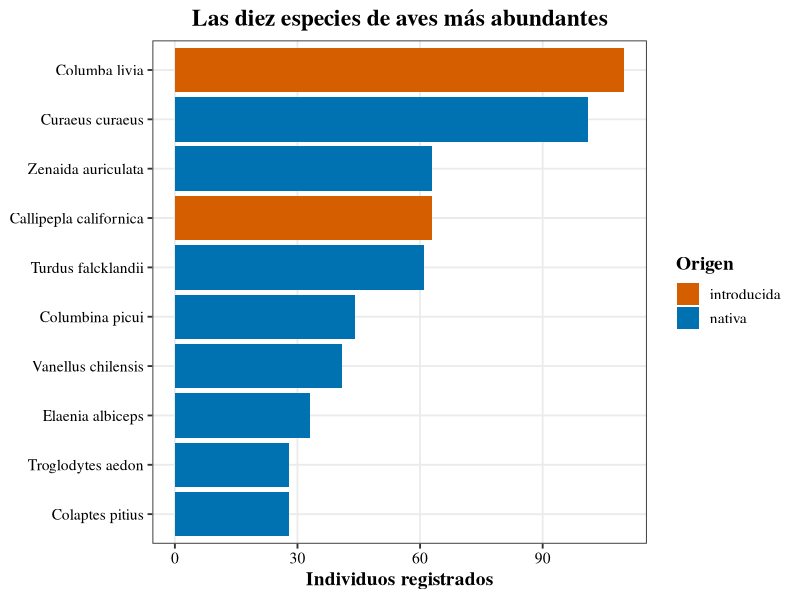
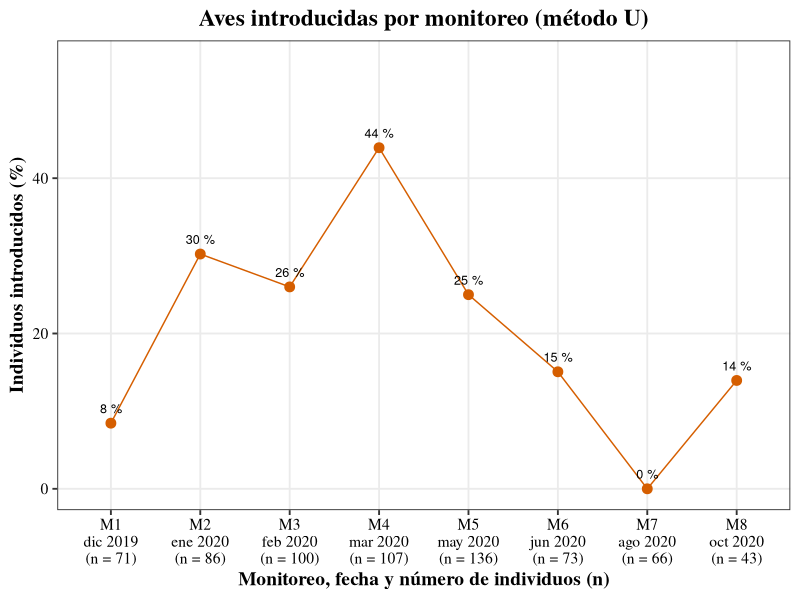
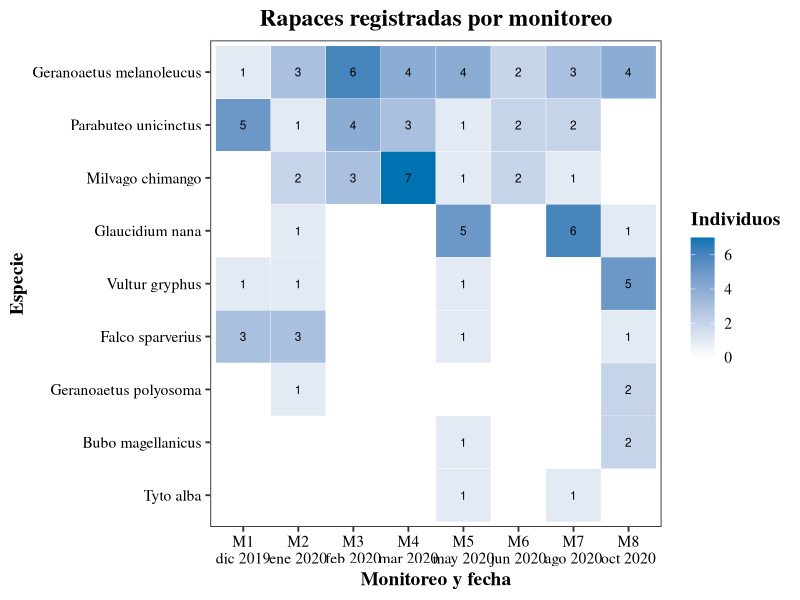
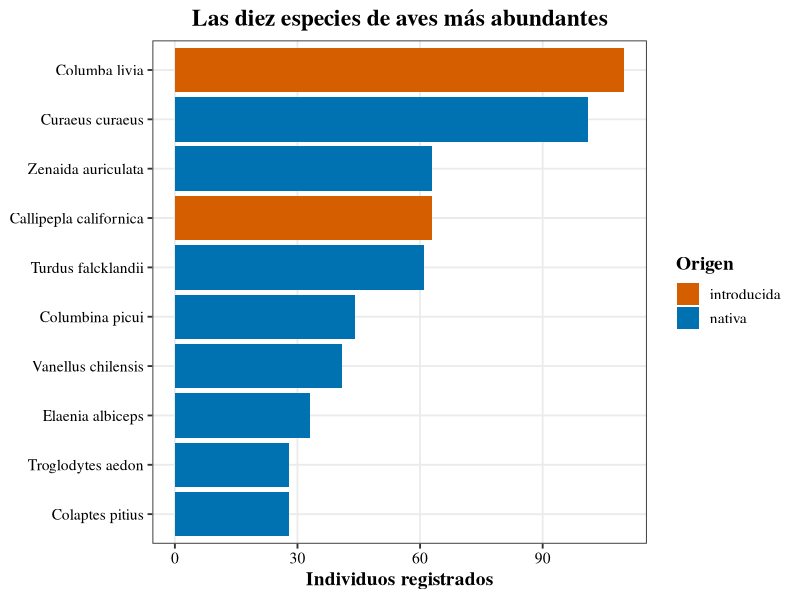
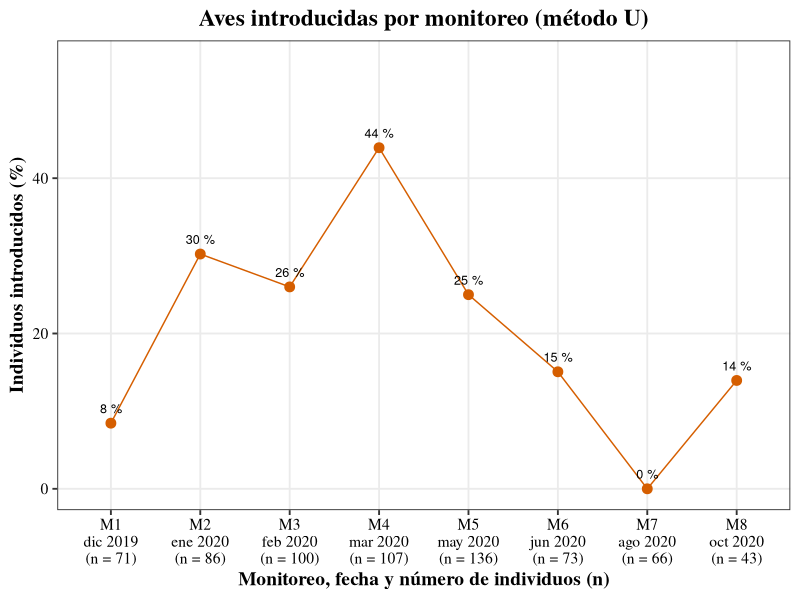
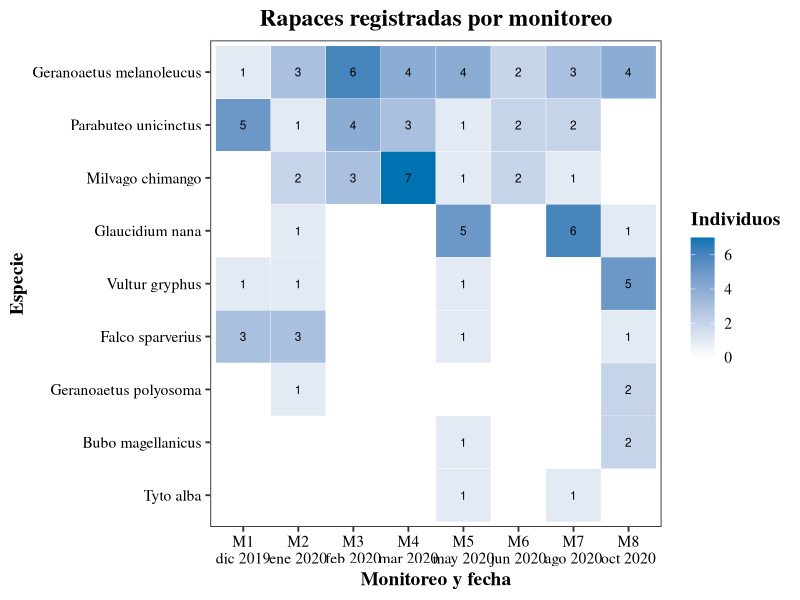

R code for these plots, in order:
# Cargar librerias ----------------------------------------------------------
paquetes <- c("tidyverse", "here")
faltan <- paquetes[!vapply(paquetes, requireNamespace, logical(1), quietly = TRUE)]
if (length(faltan) > 0) stop("Faltan paquetes: ", paste(faltan, collapse = ", "),
                             ". Instalalos con install.packages().")

library(tidyverse)
library(here)

# Paleta Okabe-Ito (apta para daltonismo) -------------------------------------
oi <- c(
  naranjo   = "#E69F00",
  celeste   = "#56B4E9",
  verde     = "#009E73",
  amarillo  = "#F0E442",
  azul      = "#0072B2",
  bermellon = "#D55E00",
  rosado    = "#CC79A7",
  negro     = "#000000"
)

# Tema comun para todas las figuras ------------------------------------------
tema_proyecto <- function(base_size = 14) {
  theme_bw(base_size = base_size, base_family = "serif") +
    theme(
      plot.title = element_text(face = "bold", size = base_size + 3, hjust = 0.5),
      axis.title = element_text(face = "bold"),
      axis.text = element_text(color = "black"),
      legend.title = element_text(face = "bold"),
      panel.grid.minor = element_blank()
    )
}

# Cargar datos procesados ----------------------------------------------------
aves <- read_csv(here("datos", "processed", "aves_paine_ocurrencias_limpio.csv"))

dir.create(here("figuras"), showWarnings = FALSE)
dir.create(here("resultados"), showWarnings = FALSE)

# Fecha de cada monitoreo (segun eventDate) ----------------------------------
meses <- c("ene", "feb", "mar", "abr", "may", "jun",
           "jul", "ago", "sep", "oct", "nov", "dic")

fechas <- aves %>%
  mutate(fecha = as.Date(eventDate)) %>%
  group_by(monitoreo) %>%
  summarise(fecha = min(fecha), .groups = "drop") %>%
  mutate(mes_anio = paste(meses[month(fecha)], year(fecha)))

stopifnot(nrow(fechas) == 8)

ordenes_rapaces <- c("Accipitriformes", "Falconiformes", "Strigiformes")

# Hallazgo 1: quien domina la plantacion -------------------------------------
top_especies <- aves %>%
  group_by(species, origen) %>%
  summarise(individuos = sum(individualCount), .groups = "drop") %>%
  slice_max(individuos, n = 10)

fig_dominancia <- ggplot(top_especies,
                         aes(x = individuos,
                             y = fct_reorder(species, individuos),
                             fill = origen)) +
  geom_col() +
  scale_fill_manual(values = c(nativa = oi[["azul"]],
                               introducida = oi[["bermellon"]])) +
  labs(
    title = "Las diez especies de aves más abundantes",
    x = "Individuos registrados", y = NULL, fill = "Origen"
  ) +
  tema_proyecto()

print(fig_dominancia)
ggsave(here("figuras", "01_dominancia.png"),
       fig_dominancia, width = 9, height = 5, dpi = 300)

# Hallazgo 1b: porcentaje de individuos introducidos por monitoreo (método U) --
intro_u <- aves %>%
  filter(metodo == "U") %>%
  group_by(monitoreo) %>%
  summarise(
    individuos = sum(individualCount),
    pct_introducidas = 100 * sum(individualCount[origen == "introducida"]) /
      sum(individualCount),
    .groups = "drop"
  ) %>%
  left_join(fechas, by = "monitoreo") %>%
  arrange(fecha) %>%
  mutate(etiqueta = fct_inorder(
    paste0(monitoreo, "\n", mes_anio, "\n(n = ", individuos, ")")
  ))

fig_introducidas <- ggplot(intro_u, aes(x = etiqueta, y = pct_introducidas, group = 1)) +
  geom_line(colour = oi[["bermellon"]]) +
  geom_point(colour = oi[["bermellon"]], size = 3) +
  geom_text(aes(label = paste0(round(pct_introducidas, 0), " %")),
            vjust = -1, size = 3.2) +
  scale_y_continuous(limits = c(0, 55)) +
  labs(
    title = "Aves introducidas por monitoreo (método U)",
    x = "Monitoreo, fecha y número de individuos (n)",
    y = "Individuos introducidos (%)"
  ) +
  tema_proyecto()

print(fig_introducidas)
ggsave(here("figuras", "02_introducidas_por_monitoreo.png"),
       fig_introducidas, width = 9, height = 5, dpi = 300)

write_csv(intro_u, here("resultados", "introducidas_por_monitoreo_metodo_u.csv"))

# Hallazgo 2: que rapaces aparecen y cuando ----------------------------------
rapaces <- aves %>%
  filter(order %in% ordenes_rapaces) %>%
  group_by(species, monitoreo) %>%
  summarise(individuos = sum(individualCount), .groups = "drop") %>%
  complete(species, monitoreo = fechas$monitoreo,
           fill = list(individuos = 0)) %>%
  left_join(fechas, by = "monitoreo") %>%
  mutate(
    species = fct_reorder(species, individuos, .fun = sum),
    etiqueta = fct_reorder(paste0(monitoreo, "\n", mes_anio), fecha)
  )

fig_rapaces <- ggplot(rapaces, aes(x = etiqueta, y = species, fill = individuos)) +
  geom_tile(colour = "white") +
  geom_text(aes(label = if_else(individuos > 0, as.character(individuos), ""),
                colour = individuos > 15),
            size = 3) +
  scale_colour_manual(values = c("FALSE" = "black", "TRUE" = "white"), guide = "none") +
  scale_fill_gradient(low = "white", high = oi[["azul"]], name = "Individuos") +
  labs(
    title = "Rapaces registradas por monitoreo",
    x = "Monitoreo y fecha", y = "Especie"
  ) +
  tema_proyecto() +
  theme(panel.grid = element_blank())

print(fig_rapaces)
ggsave(here("figuras", "03_rapaces_por_monitoreo.png"),
       fig_rapaces, width = 9, height = 5, dpi = 300)

write_csv(rapaces, here("resultados", "rapaces_por_monitoreo.csv"))

# Versiones usadas ------------------------------------------------------------
writeLines(capture.output(sessionInfo()), here("resultados", "session_info.txt"))
